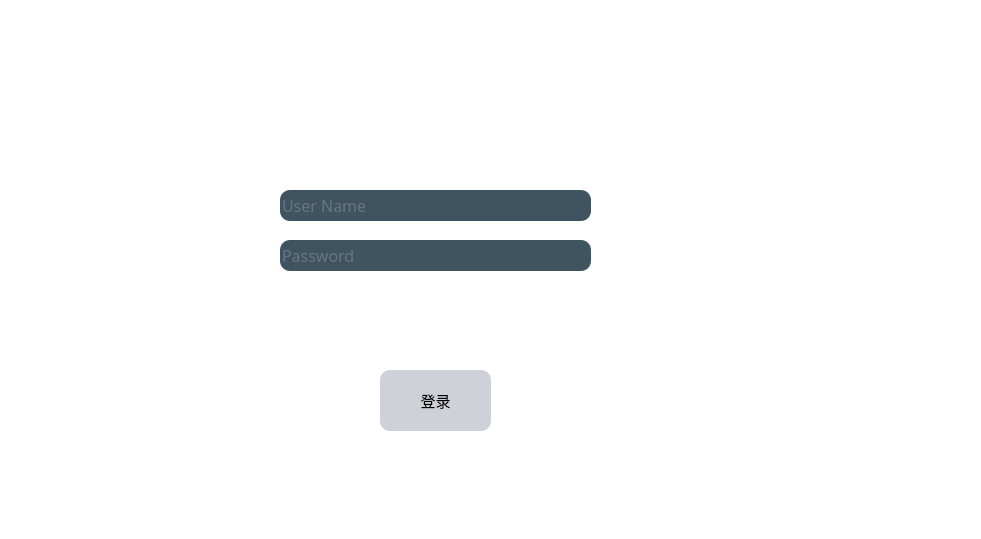
<?xml version="1.0" encoding="UTF-8"?>
<ui version="4.0">
 <class>LOGIN</class>
 <widget class="QWidget" name="LOGIN">
  <property name="geometry">
   <rect>
    <x>0</x>
    <y>0</y>
    <width>981</width>
    <height>539</height>
   </rect>
  </property>
  <property name="windowTitle">
   <string>Form</string>
  </property>
  <property name="windowIcon">
   <iconset>
    <normaloff>Guess who I am.gif</normaloff>Guess who I am.gif</iconset>
  </property>
  <property name="styleSheet">
   <string notr="true">*{
  background:rgb(255,255,255);
  font-size:15px;
  font-family:Century Gothic,sans-serif;
}
QFrame{
background:blue;
}</string>
  </property>
  <widget class="QFrame" name="frame">
   <property name="geometry">
    <rect>
     <x>190</x>
     <y>130</y>
     <width>511</width>
     <height>351</height>
    </rect>
   </property>
   <property name="styleSheet">
    <string notr="true">*{
background:rgb(255, 255, 255);
font-size:15px;
font-family:Century Gothic,sans-serif;
}
QFrame{
border:sold 10px rgba(0,0,0);
background-image:url(:/image/bg.png);
}
QLineEdit{
color:#8d98a1;
background-color:#405361;
font-size:16px;
border-style:outset;
border-radius:10px;
}
QPushButton{
background:#ced1d8;
border-style:outset;
border-radius:10px;
}
QPushButton:pressed{
background-color:rgb(224,0,0);
border-style:inset;
}
QCheckBox{
background:rgba(85,170,255,0);
color:white;
}
QLabel{
background:rgba(85,170,255,0);
color:white;
font-style:italic bold;
font-size:14px;
}</string>
   </property>
   <property name="frameShape">
    <enum>QFrame::StyledPanel</enum>
   </property>
   <property name="frameShadow">
    <enum>QFrame::Raised</enum>
   </property>
   <widget class="QLineEdit" name="lineEdit">
    <property name="geometry">
     <rect>
      <x>90</x>
      <y>60</y>
      <width>311</width>
      <height>31</height>
     </rect>
    </property>
    <property name="placeholderText">
     <string>User Name</string>
    </property>
   </widget>
   <widget class="QLineEdit" name="lineEdit_2">
    <property name="enabled">
     <bool>true</bool>
    </property>
    <property name="geometry">
     <rect>
      <x>90</x>
      <y>110</y>
      <width>311</width>
      <height>31</height>
     </rect>
    </property>
    <property name="echoMode">
     <enum>QLineEdit::Password</enum>
    </property>
    <property name="placeholderText">
     <string>Password</string>
    </property>
   </widget>
   <widget class="QCheckBox" name="RememberMe">
    <property name="geometry">
     <rect>
      <x>110</x>
      <y>200</y>
      <width>131</width>
      <height>16</height>
     </rect>
    </property>
    <property name="text">
     <string>RememberME</string>
    </property>
   </widget>
   <widget class="QPushButton" name="pushButton">
    <property name="geometry">
     <rect>
      <x>190</x>
      <y>240</y>
      <width>111</width>
      <height>61</height>
     </rect>
    </property>
    <property name="text">
     <string>登录</string>
    </property>
   </widget>
   <widget class="QLabel" name="label">
    <property name="geometry">
     <rect>
      <x>290</x>
      <y>200</y>
      <width>111</width>
      <height>21</height>
     </rect>
    </property>
    <property name="text">
     <string>FrogetPassword</string>
    </property>
   </widget>
  </widget>
 </widget>
 <resources>
  <include location="bg.qrc"/>
 </resources>
 <connections/>
</ui>
